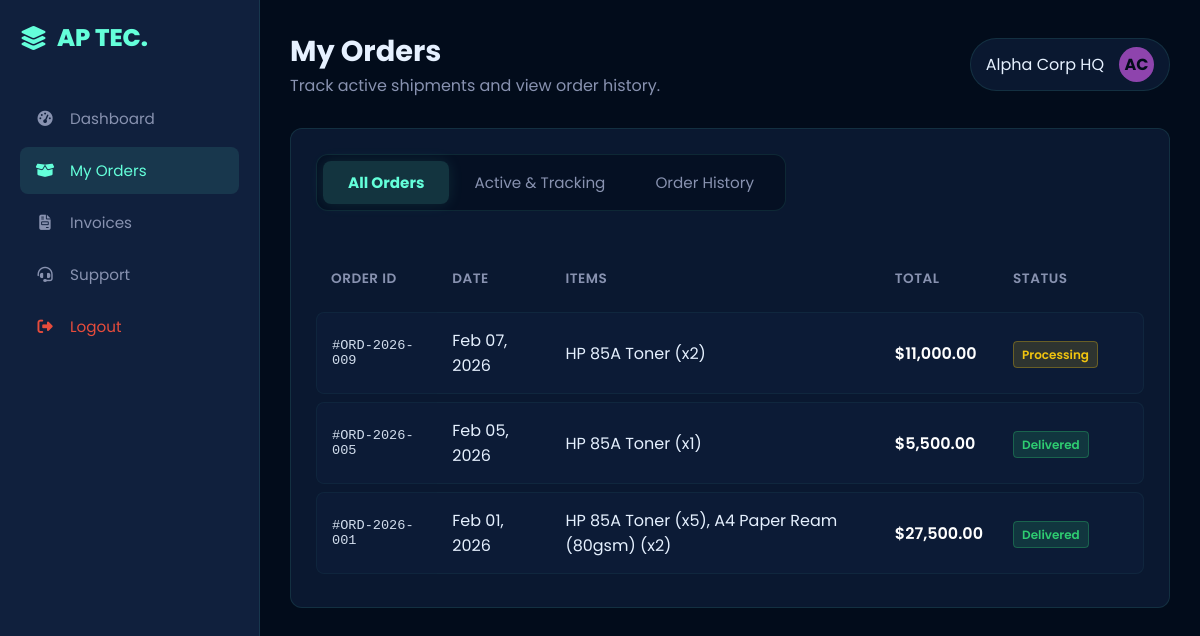
Page /html/customer_orders.php (signed in) on the earlier database version.
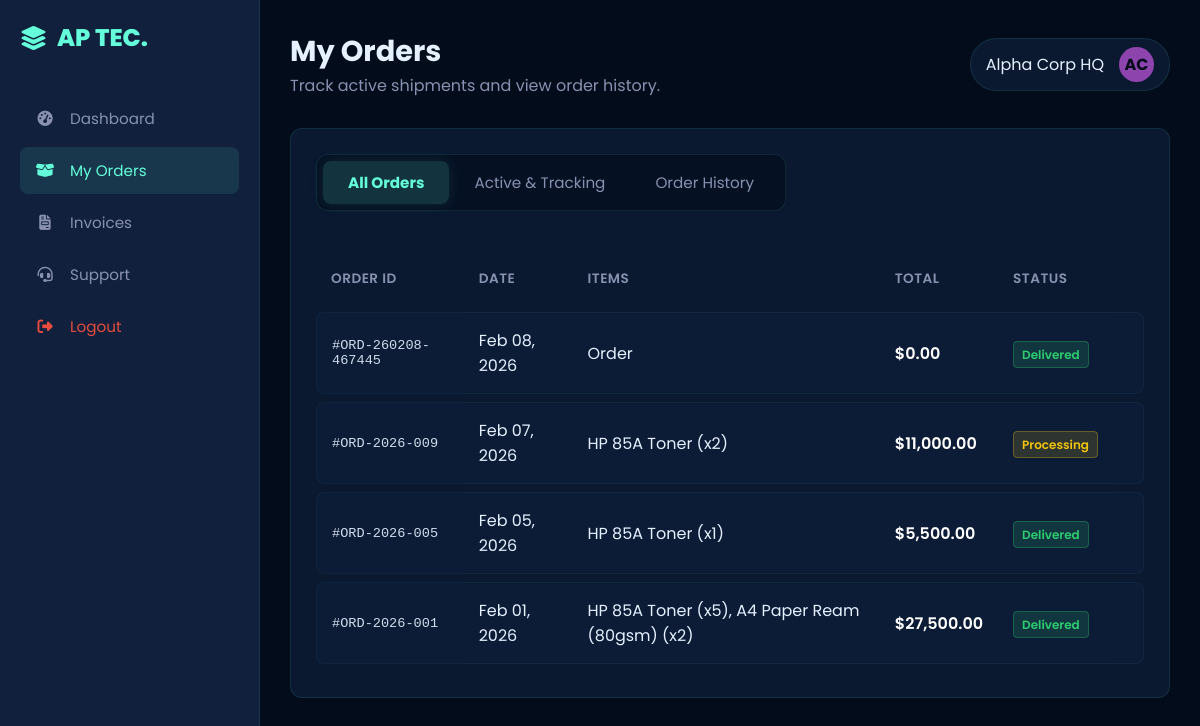
Same page on the later database version.
### tables this page shows
CREATE TABLE `users` (
  `user_id` int(11) NOT NULL AUTO_INCREMENT,
  `username` varchar(50) NOT NULL,
  `password_hash` varchar(255) NOT NULL,
  `full_name` varchar(100) NOT NULL,
  `email` varchar(100) NOT NULL,
  `role` enum('Admin','Owner','Employee','Customer') NOT NULL,
  `avatar_initials` varchar(5) DEFAULT 'U',
  `avatar_color` varchar(20) DEFAULT '#0d2c4d',
  `phone` varchar(20) DEFAULT NULL,
  `address` text DEFAULT NULL,
  `status` enum('Active','Inactive','Banned') DEFAULT 'Active',
  `created_at` timestamp NOT NULL DEFAULT current_timestamp(),
  PRIMARY KEY (`user_id`),
  UNIQUE KEY `username` (`username`),
  UNIQUE KEY `email` (`email`)
);

CREATE TABLE `orders` (
  `order_id` int(11) NOT NULL AUTO_INCREMENT,
  `order_reference` varchar(20) DEFAULT NULL,
  `customer_id` int(11) NOT NULL,
  `order_date` timestamp NOT NULL DEFAULT current_timestamp(),
  `total_amount` decimal(10,2) NOT NULL,
  `status` enum('Pending','Processing','Shipped','Delivered','Cancelled') DEFAULT 'Pending',
  `tracking_step` int(11) DEFAULT 1,
  PRIMARY KEY (`order_id`),
  UNIQUE KEY `order_reference` (`order_reference`),
  KEY `customer_id` (`customer_id`),
  CONSTRAINT `orders_ibfk_1` FOREIGN KEY (`customer_id`) REFERENCES `users` (`user_id`)
);

### html/customer_orders.php (the view, shortened to what this page needs)
<?php
require_once __DIR__ . "/../php/db.php";
$u = require_login(["customer"]);
function h(string $s): string { return htmlspecialchars($s, ENT_QUOTES, "UTF-8"); }
$customerId = (int)($u["user_id"] ?? 0);
$userStmt = $pdo->prepare("SELECT full_name, avatar_initials, avatar_color FROM users WHERE user_id = :id LIMIT 1");
$userStmt->execute([":id" => $customerId]);
$userRow = $userStmt->fetch(PDO::FETCH_ASSOC) ?: [];
$displayName = (string)($userRow["full_name"] ?? $u["full_name"] ?? $u["username"] ?? "Customer");
$avatarInit  = (string)($userRow["avatar_initials"] ?? "U");
$avatarColor = (string)($userRow["avatar_color"] ?? "#0d2c4d");
function badge_class(string $status): string {
  $s = strtolower($status);
  return match ($s) {
    "shipped" => "status-shipped",
    "processing" => "status-processing",
    "delivered" => "status-delivered",
    "cancelled" => "status-inactive",
    "pending" => "status-pending",
    default => "status-pending",
  };
}
$ordersStmt = $pdo->prepare("
  SELECT
    o.order_id,
    o.order_reference,
    o.order_date,
    o.total_amount,
    o.status,
    o.tracking_step,
    COALESCE((
      SELECT GROUP_CONCAT(CONCAT(i.item_name, ' (x', oi.quantity, ')') SEPARATOR ', ')
      FROM order_items oi
      JOIN inventory i ON i.item_id = oi.item_id
      WHERE oi.order_id = o.order_id
    ), 'Order') AS items_summary
  FROM orders o
  WHERE o.customer_id = :cid
  ORDER BY o.order_date DESC
");
$ordersStmt->execute([":cid" => $customerId]);
$orders = $ordersStmt->fetchAll(PDO::FETCH_ASSOC);
function money(float $v): string { return number_format($v, 2, ".", ","); }
?>
<!doctype html>
<html lang="en">
  <head>
    <link
      rel="stylesheet"
      href="https://cdnjs.cloudflare.com/ajax/libs/font-awesome/6.4.0/css/all.min.css"
    />
    <link rel="stylesheet" href="../css/style.css" />
  </head>
  <body>
    <div class="dashboard-container">
      <aside class="sidebar">
        <div class="sidebar-brand">
          <i class="fa-solid fa-layer-group"></i> AP TEC.
        </div>
        <ul class="nav-menu">
          <li class="nav-item">
            <a href="customer_dashboard.php" class="nav-link">
              <i class="fa-solid fa-gauge-high"></i> Dashboard
            </a>
          </li>
          <li class="nav-item">
            <a href="customer_orders.php" class="nav-link active">
              <i class="fa-solid fa-box-open"></i> My Orders
            </a>
          </li>
          <li class="nav-item">
            <a href="customer_invoices.php" class="nav-link">
              <i class="fa-solid fa-file-invoice"></i> Invoices
            </a>
          </li>
          <li class="nav-item">
            <a href="customer_support.php" class="nav-link">
              <i class="fa-solid fa-headset"></i> Support
            </a>
          </li>
          <li class="nav-item" style="margin-top: auto">
            <a
              href="../index.html"
              class="nav-link logout-btn"
              style="color: #e74c3c"
            >
              <i class="fa-solid fa-right-from-bracket"></i> Logout
            </a>
          </li>
        </ul>
      </aside>
      <main class="main-content">
        <header class="top-bar">
          <div class="page-title">
            <h1>My Orders</h1>
            <p style="color: var(--secondary)">
              Track active shipments and view order history.
            </p>
          </div>
          <div class="user-profile">
            <span><?= h($displayName) ?></span>
            <div class="user-avatar" style="background: <?= h($avatarColor) ?>"><?= h($avatarInit) ?></div>
          </div>
        </header>
        <div class="dashboard-grid">
          <div class="wide-widget" style="grid-column: span 4; height: auto">
            <div class="tab-container">
              <button class="tab-btn active" data-filter="all">
                All Orders
              </button>
              <button class="tab-btn" data-filter="active">
                Active & Tracking
              </button>
              <button class="tab-btn" data-filter="history">
                Order History
              </button>
            </div>
            <table class="table-responsive">
              <thead>
                <tr>
                  <th>Order ID</th>
                  <th>Date</th>
                  <th>Items</th>
                  <th>Total</th>
                  <th>Status</th>
                </tr>
              </thead>
              <tbody>
                <?php if (!$orders): ?>
                  <tr>
                    <td colspan="6" style="color: var(--secondary); padding: 16px;">
                      No orders found.
                    </td>
                  </tr>
                <?php else: ?>
                  <?php foreach ($orders as $o): ?>
                    <?php
                      $orderId = (int)$o["order_id"];
                      $ref = (string)($o["order_reference"] ?? ("ORD-" . $orderId));
                      $status = (string)$o["status"];
                      $items = (string)$o["items_summary"];
                      $dateLabel = date("M d, Y", strtotime((string)$o["order_date"]));
                      $total = (float)$o["total_amount"];
                      $badge = badge_class($status);
                    ?>
                    <tr class="order-row" data-status="<?= h($status) ?>" data-order-id="<?= $orderId ?>">
                      <td class="font-mono">#<?= h($ref) ?></td>
                      <td><?= h($dateLabel) ?></td>
                      <td><?= h($items) ?></td>
                      <td style="color: white; font-weight: 600">$<?= h(money($total)) ?></td>
                      <td>
                        <span class="status-badge <?= h($badge) ?>"><?= h($status) ?></span>
                      </td>
                      <td>
                      </td>
                    </tr>
                  <?php endforeach; ?>
                <?php endif; ?>
              </tbody>
            </table>
          </div>
        </div>
      </main>
    </div>
  </body>
</html>

### css/style.css (style rules this page uses)
:root { --bg-dark: #020c1b; --bg-card: rgba(17, 34, 64, 0.6); --primary: #64ffda; --secondary: #8892b0; --text-white: #e6f1ff; --text-dim: #a8b2d1; --border-glass: rgba(100, 255, 218, 0.1); --font-main: 'Poppins', sans-serif; --ease-out: cubic-bezier(0.23, 1, 0.32, 1); }
* { margin: 0; padding: 0; box-sizing: border-box; font-family: var(--font-main); scroll-behavior: smooth; }
body { background-color: var(--bg-dark); color: var(--text-white); overflow-x: hidden; background-image: linear-gradient(rgba(100, 255, 218, 0.03) 1px, transparent 1px), linear-gradient(90deg, rgba(100, 255, 218, 0.03) 1px, transparent 1px); background-size: 40px 40px; }
.dashboard-container { display: flex; min-height: 100vh; background-color: var(--bg-dark); }
.sidebar { width: 260px; background: rgba(17, 34, 64, 0.95); backdrop-filter: blur(20px); border-right: 1px solid var(--border-glass); display: flex; flex-direction: column; padding: 20px; position: fixed; height: 100vh; z-index: 100; transition: 0.3s; }
.sidebar-brand { font-size: 1.5rem; color: var(--primary); font-weight: 800; margin-bottom: 40px; display: flex; align-items: center; gap: 10px; }
.nav-menu { list-style: none; flex: 1; }
.nav-item { margin-bottom: 5px; }
.nav-link { display: flex; align-items: center; gap: 15px; padding: 12px 15px; color: var(--secondary); text-decoration: none; border-radius: 8px; transition: 0.3s; font-size: 0.95rem; }
.nav-link:hover, .nav-link.active { background: rgba(100, 255, 218, 0.1); color: var(--primary); }
.nav-link i { width: 20px; text-align: center; }
.main-content { flex: 1; margin-left: 260px; padding: 30px; overflow-y: auto; }
.top-bar { display: flex; justify-content: space-between; align-items: center; margin-bottom: 30px; }
.page-title h1 { font-size: 1.8rem; color: var(--text-white); }
.user-profile { display: flex; align-items: center; gap: 15px; background: var(--bg-card); padding: 8px 15px; border-radius: 30px; border: 1px solid var(--border-glass); }
.user-avatar { width: 35px; height: 35px; background: var(--primary); border-radius: 50%; display: flex; align-items: center; justify-content: center; color: var(--bg-dark); font-weight: bold; }
.dashboard-grid { display: grid; grid-template-columns: repeat(4, 1fr); gap: 20px; margin-bottom: 30px; }
.wide-widget { grid-column: span 2; background: var(--bg-card); padding: 25px; border-radius: 12px; border: 1px solid var(--border-glass); height: auto; min-height: 350px; }
.table-responsive { overflow-x: visible !important; }
.table-responsive { width: 100%; border-collapse: separate; border-spacing: 0 8px; margin-top: 10px; }
.table-responsive th { text-align: left; color: var(--secondary); font-weight: 600; padding: 15px; font-size: 0.85rem; letter-spacing: 0.5px; text-transform: uppercase; }
.table-responsive tbody tr { background: rgba(17, 34, 64, 0.4); transition: all 0.2s ease; }
.table-responsive td { padding: 15px; color: var(--text-white); border-top: 1px solid rgba(100, 255, 218, 0.05); border-bottom: 1px solid rgba(100, 255, 218, 0.05); }
.table-responsive td:first-child { border-left: 1px solid rgba(100, 255, 218, 0.05); border-top-left-radius: 8px; border-bottom-left-radius: 8px; }
.table-responsive td:last-child { border-right: 1px solid rgba(100, 255, 218, 0.05); border-top-right-radius: 8px; border-bottom-right-radius: 8px; }
.status-badge { padding: 4px 8px; border-radius: 4px; font-size: 0.75rem; font-weight: 600; }
.font-mono { font-family: 'Courier New', Courier, monospace; font-size: 0.85rem; opacity: 0.9; }
.tab-container { display: inline-flex; background: rgba(2, 12, 27, 0.6); padding: 6px; border-radius: 12px; border: 1px solid var(--border-glass); gap: 0; margin-bottom: 25px; position: relative; }
.tab-btn { background: transparent; border: none; color: var(--secondary); padding: 10px 25px; border-radius: 8px; font-size: 0.95rem; cursor: pointer; position: relative; z-index: 2; transition: 0.3s; }
.tab-btn.active { background: rgba(100, 255, 218, 0.15); color: var(--primary); box-shadow: 0 0 15px rgba(100, 255, 218, 0.1); font-weight: 700; }
.status-processing { background: rgba(241, 196, 15, 0.15); color: #f1c40f; border: 1px solid rgba(241, 196, 15, 0.3); }
.status-delivered { background: rgba(46, 204, 113, 0.15); color: #2ecc71; border: 1px solid rgba(46, 204, 113, 0.3); }
.sidebar { transition: transform 0.4s cubic-bezier(0.25, 0.8, 0.25, 1); transform: translateX(0); }
td { position: relative; }

Differences in the rows shown:
added orders: order_reference "ORD-260208-467445", order_date "Feb 08, 2026", items "Order", total_amount "0.00", status "Delivered"
